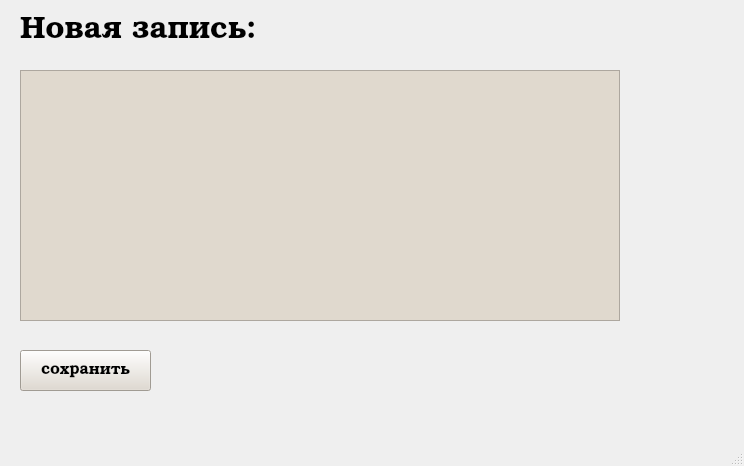
<?xml version="1.0" encoding="UTF-8"?>
<ui version="4.0">
 <class>MainWindow</class>
 <widget class="QMainWindow" name="MainWindow">
  <property name="geometry">
   <rect>
    <x>0</x>
    <y>0</y>
    <width>744</width>
    <height>466</height>
   </rect>
  </property>
  <property name="windowTitle">
   <string>MainWindow</string>
  </property>
  <widget class="QWidget" name="centralwidget">
   <widget class="QLabel" name="new_record_label">
    <property name="geometry">
     <rect>
      <x>20</x>
      <y>10</y>
      <width>281</width>
      <height>41</height>
     </rect>
    </property>
    <property name="font">
     <font>
      <family>Bookman Old Style</family>
      <pointsize>23</pointsize>
     </font>
    </property>
    <property name="text">
     <string>Новая запись:</string>
    </property>
   </widget>
   <widget class="QTextEdit" name="record_textEdit">
    <property name="geometry">
     <rect>
      <x>20</x>
      <y>70</y>
      <width>600</width>
      <height>251</height>
     </rect>
    </property>
    <property name="font">
     <font>
      <family>Bookman Old Style</family>
      <pointsize>10</pointsize>
     </font>
    </property>
    <property name="styleSheet">
     <string notr="true">background-color: rgb(224, 217, 206);</string>
    </property>
   </widget>
   <widget class="QPushButton" name="save_pushButton">
    <property name="geometry">
     <rect>
      <x>20</x>
      <y>350</y>
      <width>131</width>
      <height>41</height>
     </rect>
    </property>
    <property name="font">
     <font>
      <family>Bookman Old Style</family>
      <pointsize>12</pointsize>
     </font>
    </property>
    <property name="styleSheet">
     <string notr="true">background-color: rgb(224, 217, 206);</string>
    </property>
    <property name="text">
     <string>сохранить</string>
    </property>
   </widget>
  </widget>
  <widget class="QMenuBar" name="menubar">
   <property name="geometry">
    <rect>
     <x>0</x>
     <y>0</y>
     <width>744</width>
     <height>26</height>
    </rect>
   </property>
  </widget>
  <widget class="QStatusBar" name="statusbar"/>
 </widget>
 <resources/>
 <connections/>
</ui>
